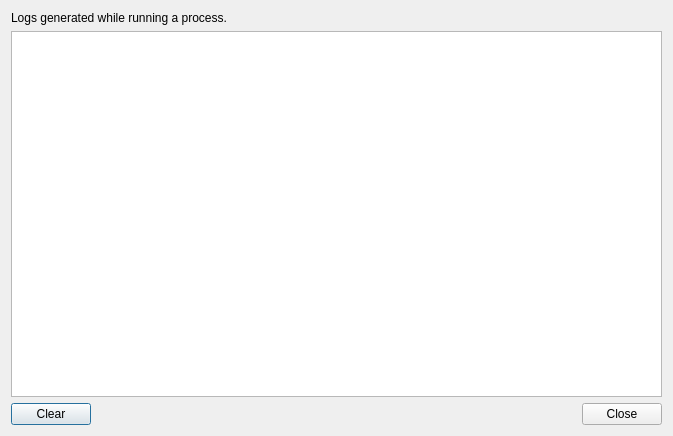
<?xml version="1.0" encoding="UTF-8"?>
<ui version="4.0">
 <class>LogsDialog</class>
 <widget class="QDialog" name="LogsDialog">
  <property name="geometry">
   <rect>
    <x>0</x>
    <y>0</y>
    <width>673</width>
    <height>436</height>
   </rect>
  </property>
  <property name="windowTitle">
   <string>Logs</string>
  </property>
  <layout class="QVBoxLayout" name="verticalLayout">
   <item>
    <widget class="QLabel" name="label">
     <property name="text">
      <string>Logs generated while running a process.</string>
     </property>
    </widget>
   </item>
   <item>
    <widget class="QPlainTextEdit" name="logs_textedit">
     <property name="readOnly">
      <bool>true</bool>
     </property>
     <property name="plainText">
      <string/>
     </property>
    </widget>
   </item>
   <item>
    <layout class="QHBoxLayout" name="horizontalLayout">
     <item>
      <widget class="QPushButton" name="clear_pushbutton">
       <property name="text">
        <string>Clear</string>
       </property>
      </widget>
     </item>
     <item>
      <spacer name="horizontalSpacer">
       <property name="orientation">
        <enum>Qt::Horizontal</enum>
       </property>
       <property name="sizeHint" stdset="0">
        <size>
         <width>40</width>
         <height>20</height>
        </size>
       </property>
      </spacer>
     </item>
     <item>
      <widget class="QPushButton" name="close_pushbutton">
       <property name="text">
        <string>Close</string>
       </property>
      </widget>
     </item>
    </layout>
   </item>
  </layout>
 </widget>
 <resources/>
 <connections>
  <connection>
   <sender>close_pushbutton</sender>
   <signal>clicked()</signal>
   <receiver>LogsDialog</receiver>
   <slot>close()</slot>
   <hints>
    <hint type="sourcelabel">
     <x>623</x>
     <y>412</y>
    </hint>
    <hint type="destinationlabel">
     <x>336</x>
     <y>217</y>
    </hint>
   </hints>
  </connection>
  <connection>
   <sender>clear_pushbutton</sender>
   <signal>clicked()</signal>
   <receiver>LogsDialog</receiver>
   <slot>on_clear()</slot>
   <hints>
    <hint type="sourcelabel">
     <x>49</x>
     <y>412</y>
    </hint>
    <hint type="destinationlabel">
     <x>336</x>
     <y>217</y>
    </hint>
   </hints>
  </connection>
 </connections>
 <slots>
  <slot>on_clear()</slot>
 </slots>
</ui>
